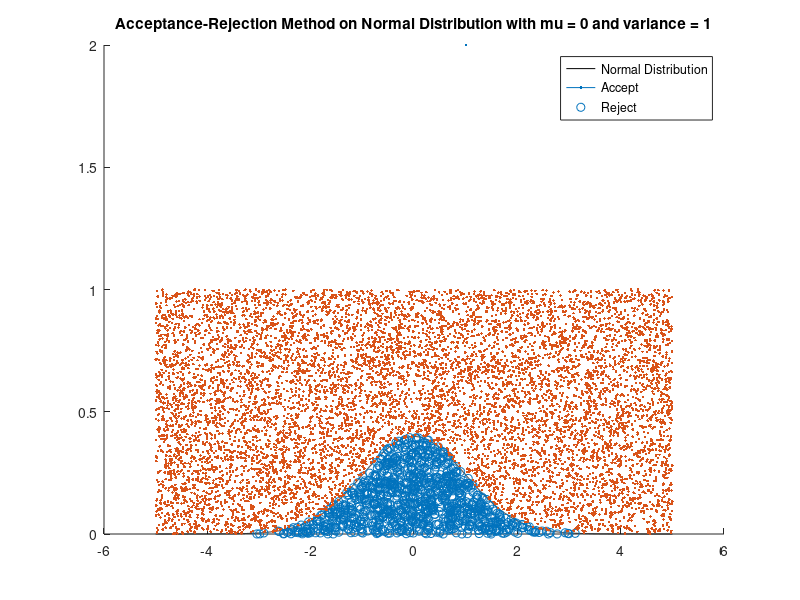

Reproduce this figure in MATLAB.
close all; clear; clf;
N  = 10000;
x_min = -5; x_max = 5;
y_min = 0; y_max = 1;
x_rand = x_min + (x_max - x_min) * rand(1,N);
y_rand = y_min + (y_max - y_min) * rand(1,N);
mu = 0; sigma = 1;
x = linspace(x_min,x_max,N);
function x = distribution (mu, sigma, x)
x = (1/(sigma*sqrt(2*pi)))*exp(-(0.5*((x-mu)/sigma).^2));
end
target = distribution(mu,sigma,x);
hold on;
title(sprintf("Acceptance-Rejection Method on Normal Distribution with mu = %d and variance = %d", mu, sigma));
plot(x,target,'black',LineWidth=2);
scatter(x_rand(y_rand < distribution(mu,sigma,x_rand)),y_rand(y_rand < distribution(mu,sigma,x_rand)),[],'blue',"o");
scatter(x_rand(y_rand > distribution(mu,sigma,x_rand)),y_rand(y_rand > distribution(mu,sigma,x_rand)),[],'red',".");
legend('Normal Distribution','Accept','Reject');
